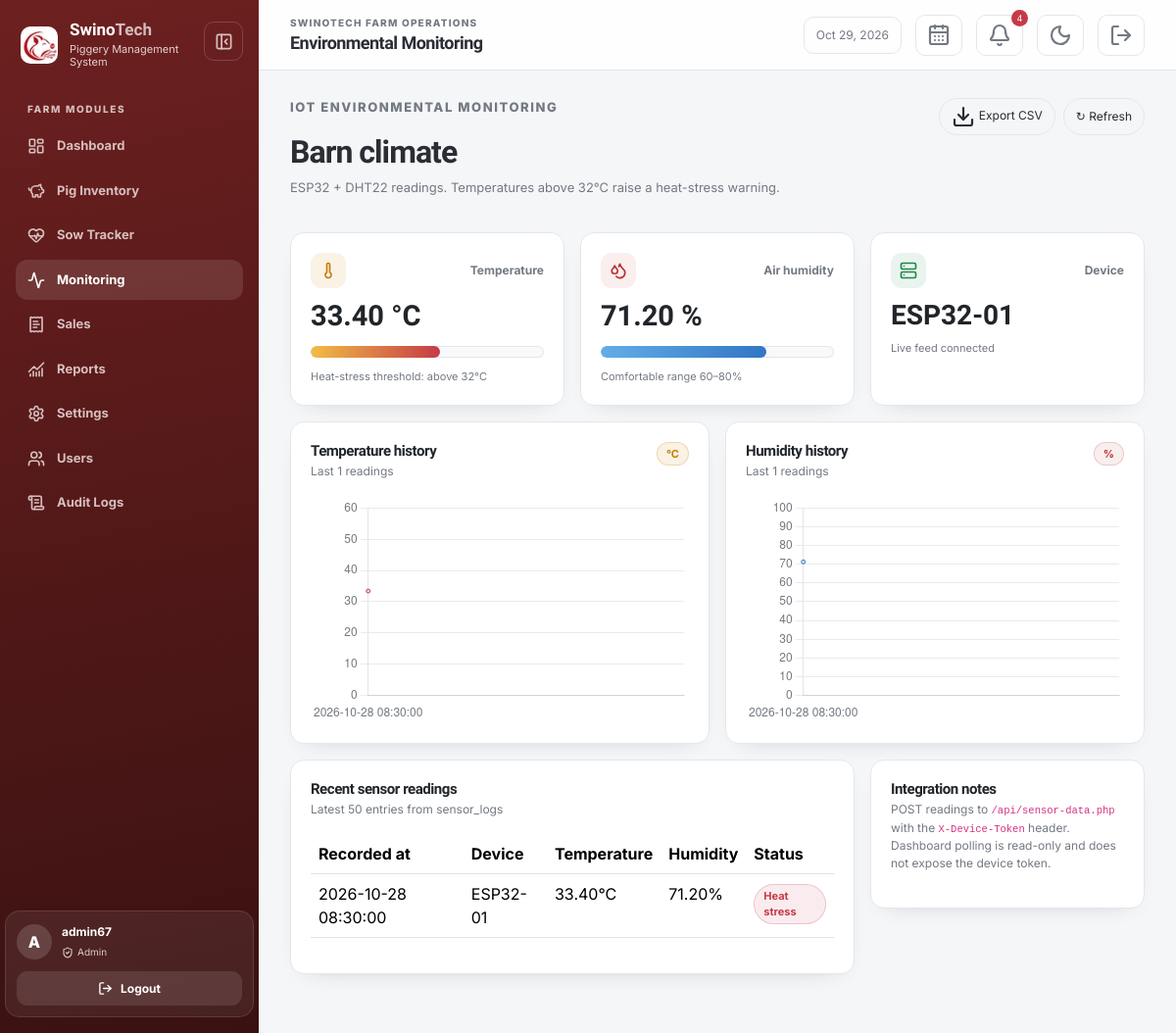
The page /monitoring/index.php (signed in) on the database its author committed.
### tables this page shows
CREATE TABLE `sensor_logs` (
  `log_id` int UNSIGNED NOT NULL,
  `device_id` varchar(100) NOT NULL DEFAULT 'ESP32-01',
  `temperature` decimal(6,2) NOT NULL,
  `humidity` decimal(6,2) NOT NULL,
  `recorded_at` datetime NOT NULL DEFAULT CURRENT_TIMESTAMP
);

### includes/auth.php (called while the page is built, shortened)
<?php
function e(mixed $value): string
{
    return htmlspecialchars((string) $value, ENT_QUOTES, 'UTF-8');
}

### monitoring/index.php (the view, shortened to what this page needs)
<?php
require __DIR__ . '/../includes/auth.php';
require __DIR__ . '/../includes/db.php';
$readings = $pdo->query('SELECT * FROM sensor_logs ORDER BY recorded_at DESC, log_id DESC LIMIT 50')->fetchAll();
$chartReadings = array_reverse($readings);
$latest = $readings[0] ?? null;
$chartLabels = array_map(static fn (array $reading): string => (string) $reading['recorded_at'], $chartReadings);
$temperatures = array_map(static fn (array $reading): float => (float) $reading['temperature'], $chartReadings);
$humidities = array_map(static fn (array $reading): float => (float) $reading['humidity'], $chartReadings);
require __DIR__ . '/../includes/header.php';
?>
<div class="page-heading">
    <div><p class="eyebrow">IoT environmental monitoring</p><h2>Barn climate</h2><p>ESP32 + DHT22 readings. Temperatures above 32°C raise a heat-stress warning.</p></div>
    <div class="d-flex gap-2"><a class="btn btn-outline-secondary" href="export.php"><i data-lucide="download" aria-hidden="true"></i> Export CSV</a><button class="btn btn-outline-secondary" type="button" onclick="location.reload()">↻ Refresh</button></div>
</div>
<div class="row g-3 mb-3 monitoring-summary">
    <div class="col-md-4"><div class="card stat-card dashboard-stat"><div class="stat-top"><span class="metric-icon metric-warning"><i data-lucide="thermometer" aria-hidden="true"></i></span><span class="stat-label">Temperature</span></div><div class="stat-value" id="monitor-temp"><?= e($latest['temperature'] ?? '—') ?><?= $latest ? ' °C' : '' ?></div><div class="environment-track mt-3"><span class="environment-fill temperature" id="monitor-temp-bar" style="width: <?= $latest ? min(100, max(0, ((float) $latest['temperature'] / 60) * 100)) : 0 ?>%"></span></div><div class="stat-note">Heat-stress threshold: above 32°C</div></div></div>
    <div class="col-md-4"><div class="card stat-card dashboard-stat"><div class="stat-top"><span class="metric-icon metric-brand"><i data-lucide="droplets" aria-hidden="true"></i></span><span class="stat-label">Air humidity</span></div><div class="stat-value" id="monitor-humidity"><?= e($latest['humidity'] ?? '—') ?><?= $latest ? ' %' : '' ?></div><div class="environment-track mt-3"><span class="environment-fill humidity" id="monitor-humid-bar" style="width: <?= $latest ? min(100, max(0, (float) $latest['humidity'])) : 0 ?>%"></span></div><div class="stat-note">Comfortable range 60–80%</div></div></div>
    <div class="col-md-4"><div class="card stat-card dashboard-stat"><div class="stat-top"><span class="metric-icon metric-success"><i data-lucide="server" aria-hidden="true"></i></span><span class="stat-label">Device</span></div><div class="stat-value fs-3"><?= e($latest['device_id'] ?? 'ESP32-01') ?></div><div class="stat-note" id="monitor-status"><?= $latest ? 'Live feed connected' : 'Waiting for reading' ?></div></div></div>
</div>
<div class="row g-3 mb-3">
    <div class="col-xl-6"><div class="card monitoring-chart-card"><div class="d-flex justify-content-between align-items-start"><div><h3 class="section-title">Temperature history</h3><div class="section-note">Last <?= count($chartReadings) ?> readings</div></div><span class="chip chip-warning">°C</span></div><div class="monitoring-chart-wrap"><canvas id="temperature-history" aria-label="Temperature history chart"></canvas></div></div></div>
    <div class="col-xl-6"><div class="card monitoring-chart-card"><div class="d-flex justify-content-between align-items-start"><div><h3 class="section-title">Humidity history</h3><div class="section-note">Last <?= count($chartReadings) ?> readings</div></div><span class="chip chip-brand">%</span></div><div class="monitoring-chart-wrap"><canvas id="humidity-history" aria-label="Humidity history chart"></canvas></div></div></div>
</div>
<div class="row g-3">
    <div class="col-xl-8"><div class="card"><h3 class="section-title">Recent sensor readings</h3><div class="section-note mb-3">Latest 50 entries from sensor_logs</div><div class="table-responsive"><table class="table"><thead><tr><th>Recorded at</th><th>Device</th><th>Temperature</th><th>Humidity</th><th>Status</th></tr></thead><tbody><?php foreach ($readings as $reading): $alert = (float) $reading['temperature'] > 32; ?><tr><td><?= e($reading['recorded_at']) ?></td><td><?= e($reading['device_id']) ?></td><td><?= e($reading['temperature']) ?>°C</td><td><?= e($reading['humidity']) ?>%</td><td><span class="chip <?= $alert ? 'chip-danger' : 'chip-success' ?>"><?= $alert ? 'Heat stress' : 'Safe' ?></span></td></tr><?php endforeach; ?><?php if (!$readings): ?><tr><td colspan="5" class="text-center text-muted py-5">No sensor readings yet.</td></tr><?php endif; ?></tbody></table></div></div></div>
    <div class="col-xl-4"><div class="card"><h3 class="section-title">Integration notes</h3><p class="section-note">POST readings to <code>/api/sensor-data.php</code> with the <code>X-Device-Token</code> header. Dashboard polling is read-only and does not expose the device token.</p></div></div>
</div>
<script>
const chartLabels = <?= json_encode($chartLabels, JSON_HEX_TAG | JSON_HEX_AMP | JSON_HEX_APOS | JSON_HEX_QUOT) ?>;
const temperatureData = <?= json_encode($temperatures) ?>;
const humidityData = <?= json_encode($humidities) ?>;
const chartColors = { grid: getComputedStyle(document.documentElement).getPropertyValue('--chart-grid').trim() || '#e9ebef', ink: getComputedStyle(document.documentElement).getPropertyValue('--muted').trim() || '#737982' };
const chartOptions = (label, color, min, max) => ({ responsive: true, maintainAspectRatio: false, interaction: { intersect: false, mode: 'index' }, plugins: { legend: { display: false }, tooltip: { callbacks: { label: (context) => `${label}: ${context.parsed.y}` } } }, scales: { x: { grid: { display: false }, ticks: { color: chartColors.ink, maxTicksLimit: 6 } }, y: { min, max, grid: { color: chartColors.grid }, ticks: { color: chartColors.ink } } } });
new Chart(document.getElementById('temperature-history'), { type: 'line', data: { labels: chartLabels, datasets: [{ data: temperatureData, borderColor: '#c63a48', backgroundColor: '#c63a4826', fill: true, tension: .35, pointRadius: 2, pointHoverRadius: 4 }] }, options: chartOptions('Temperature', '#c63a48', 0, 60) });
new Chart(document.getElementById('humidity-history'), { type: 'line', data: { labels: chartLabels, datasets: [{ data: humidityData, borderColor: '#3276c4', backgroundColor: '#3276c426', fill: true, tension: .35, pointRadius: 2, pointHoverRadius: 4 }] }, options: chartOptions('Humidity', '#3276c4', 0, 100) });
async function refresh() { const response = await fetch('/SwinoTech/api/sensor-data.php'); if (!response.ok) return; const reading = await response.json(); if (reading.temperature === null) return; document.getElementById('monitor-temp').textContent = `${reading.temperature} °C`; document.getElementById('monitor-humidity').textContent = `${reading.humidity} %`; document.getElementById('monitor-temp-bar').style.width = `${Math.min(100, Math.max(0, (Number(reading.temperature) / 60) * 100))}%`; document.getElementById('monitor-humid-bar').style.width = `${Math.min(100, Math.max(0, Number(reading.humidity)))}%`; document.getElementById('monitor-status').textContent = reading.alert ? (Number(reading.temperature) > 32 ? 'Heat stress' : reading.humidity_status) : 'Safe'; }
setInterval(refresh, 10000);
</script>
<?php require __DIR__ . '/../includes/footer.php'; ?>

### rows shown on the page
sensor_logs: temperature "33.40", humidity "71.20", device "ESP32-01", recorded_at "2026-10-28 08:30:00", shows "Heat stress"

### other values the page prints
$item['label'] "Dashboard"
$item['label'] "Pig Inventory"
$item['label'] "Sow Tracker"
$item['label'] "Monitoring"
$item['label'] "Sales"
$item['label'] "Reports"
substr($_SESSION['username'] ?? 'U', 0, 1) "A"
$_SESSION['username'] "admin67"
$role "Admin"
$pageTitle "Environmental Monitoring"
count($headerAlerts) "4"
count($chartReadings) "1"
